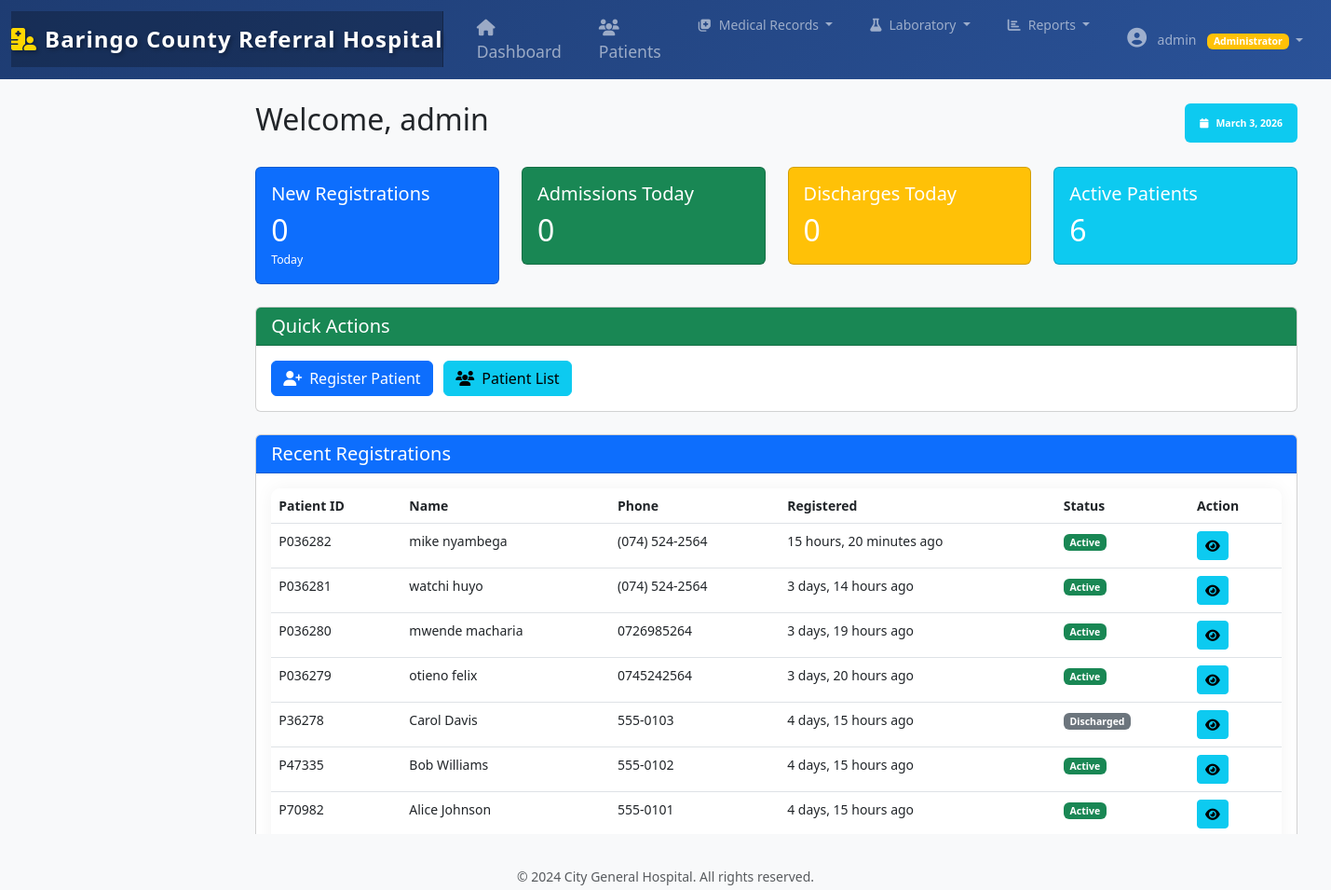
The page /dashboard/reception/ (signed in) on the database its author committed.
### hospital_records/apps/accounts/models.py (models this page shows, shortened)
class UserProfile(models.Model):
    USER_TYPES = (
        ('admin', 'Administrator'),
        ('doctor', 'Doctor'),
        ('nurse', 'Nurse'),
        ('receptionist', 'Receptionist'),
        ('lab_tech', 'Lab Technician'),
    )
    user = models.OneToOneField(User, on_delete=models.CASCADE, related_name='profile')
    user_type = models.CharField(max_length=20, choices=USER_TYPES, default='doctor')
    employee_id = models.CharField(max_length=20, unique=True)
    department = models.CharField(max_length=100)
    phone_number = models.CharField(max_length=15)
    address = models.TextField()
    profile_picture = models.ImageField(upload_to='profiles/', null=True, blank=True)
    date_joined = models.DateTimeField(auto_now_add=True)

### hospital_records/apps/patients/models.py (models this page shows, shortened)
class Patient(models.Model):
    GENDER_CHOICES = (
        ('M', 'Male'),
        ('F', 'Female'),
        ('O', 'Other'),
    )
    BLOOD_GROUP_CHOICES = (
        ('A+', 'A+'),
        ('A-', 'A-'),
        ('B+', 'B+'),
        ('B-', 'B-'),
        ('AB+', 'AB+'),
        ('AB-', 'AB-'),
        ('O+', 'O+'),
        ('O-', 'O-'),
    )
    MARITAL_STATUS = (
        ('single', 'Single'),
        ('married', 'Married'),
        ('divorced', 'Divorced'),
        ('widowed', 'Widowed'),
    )
    phone_regex = RegexValidator(
    regex=r'^[\d\+\-\(\)\s]+$',  # Allows digits, +, -, (), and spaces
    message="Enter a valid phone number (digits, +, -, parentheses, and spaces allowed)."
)
    patient_id = models.CharField(
        max_length=20,
        unique=True,
        editable=False,
        help_text="Auto-generated patient ID"
    )
    first_name = models.CharField(max_length=100, verbose_name="First Name")
    last_name = models.CharField(max_length=100, verbose_name="Last Name")
    date_of_birth = models.DateField(
        verbose_name="Date of Birth",
        help_text="Format: YYYY-MM-DD"
    )
    gender = models.CharField(
        max_length=1,
        choices=GENDER_CHOICES,
        verbose_name="Gender"
    )
    blood_group = models.CharField(
        max_length=3,
        choices=BLOOD_GROUP_CHOICES,
        verbose_name="Blood Group"
    )
    marital_status = models.CharField(
        max_length=10,
        choices=MARITAL_STATUS,
        default='single',
        verbose_name="Marital Status"
    )
    phone_number = models.CharField(
        max_length=15,
        validators=[phone_regex],
        verbose_name="Phone Number",
        help_text="Format: +1234567890"
    )
    email = models.EmailField(
        blank=True,
        null=True,
        validators=[EmailValidator()],
        verbose_name="Email Address"
    )
    address = models.TextField(verbose_name="Address")
    city = models.CharField(max_length=100, verbose_name="City")
    state = models.CharField(max_length=100, verbose_name="State")
    zip_code = models.CharField(
        max_length=10,
        verbose_name="ZIP Code"
    )
    emergency_contact_name = models.CharField(
        max_length=200,
        verbose_name="Emergency Contact Name"
    )
    emergency_contact_phone = models.CharField(
        max_length=15,
        validators=[phone_regex],
        verbose_name="Emergency Contact Phone"
    )
    emergency_contact_relation = models.CharField(
        max_length=50,
        verbose_name="Relation to Patient"
    )
    primary_physician = models.ForeignKey(
        User,
        on_delete=models.SET_NULL,
        null=True,
        related_name='patients',
        verbose_name="Primary Physician"
    )
    allergies = models.TextField(
        blank=True,
        verbose_name="Allergies",
        help_text="List any known allergies"
    )
    chronic_conditions = models.TextField(
        blank=True,
        verbose_name="Chronic Conditions",
        help_text="List any chronic medical conditions"
    )
    current_medications = models.TextField(
        blank=True,
        verbose_name="Current Medications",
        help_text="List current medications and dosages"
    )
    insurance_provider = models.CharField(
        max_length=200,
        blank=True,
        verbose_name="Insurance Provider"
    )
    insurance_policy_number = models.CharField(
        max_length=50,
        blank=True,
        verbose_name="Policy Number"
    )
    insurance_group_number = models.CharField(
        max_length=50,
        blank=True,
        verbose_name="Group Number"
    )
    STATUS_CHOICES = (
        ('active', 'Active'),
        ('discharged', 'Discharged'),
        ('transferred', 'Transferred'),
        ('deceased', 'Deceased'),
    )
    status = models.CharField(
        max_length=20,
        choices=STATUS_CHOICES,
        default='active',
        verbose_name="Patient Status"
    )
    registration_date = models.DateTimeField(
        auto_now_add=True,
        verbose_name="Registration Date"
    )
    last_visit = models.DateField(
        null=True,
        blank=True,
        verbose_name="Last Visit Date"
    )
    updated_at = models.DateTimeField(
        auto_now=True,
        verbose_name="Last Updated"
    )
    registered_by = models.ForeignKey(
        User,
        on_delete=models.SET_NULL,
        null=True,
        related_name='registered_patients',
        verbose_name="Registered By"
    )
    class Meta:
        ordering = ['-registration_date']
        verbose_name = "Patient"
        verbose_name_plural = "Patients"
        indexes = [
            models.Index(fields=['patient_id']),
            models.Index(fields=['last_name', 'first_name']),
        ]
    def get_full_name(self):
        return f"{self.first_name} {self.last_name}"

### hospital_records/apps/patients/views_dashboards.py (the view)
# urls.py: path('dashboard/reception/', views_dashboards.reception_dashboard, name='reception_dashboard'),
@login_required
@receptionist_required
def reception_dashboard(request):
    today = timezone.now().date()
    new_registrations = Patient.objects.filter(
        registration_date__date=today
    ).count()
    today_admissions = Admission.objects.filter(
        admission_date__date=today
    ).count()
    today_discharges = Patient.objects.filter(
        status='discharged',
        admissions__discharge_date__date=today
    ).count()
    active_patients = Patient.objects.filter(status='active').count()
    department_admissions = Admission.objects.filter(
        is_active=True
    ).values('department').annotate(
        count=Count('id')
    ).order_by('-count')
    recent_registrations = Patient.objects.order_by('-registration_date')[:10]
    insurance_pending = Patient.objects.filter(
        insurance_provider='',
        status='active'
    ).count()
    context = {
        'new_registrations': new_registrations,
        'today_admissions': today_admissions,
        'today_discharges': today_discharges,
        'active_patients': active_patients,
        'department_admissions': department_admissions,
        'recent_registrations': recent_registrations,
        'insurance_pending': insurance_pending,
    }
    return render(request, 'patients/reception_dashboard.html', context)

### templates/patients/reception_dashboard.html (shortened to what this page needs)
{% extends 'base.html' %}
{% block content %}
<div class="container-fluid py-4">
    <div class="d-flex justify-content-between align-items-center mb-4">
        <h2>Welcome, {{ user.get_full_name|default:user.username }}</h2>
        <div>
            <span class="badge bg-info p-3">
                <i class="fas fa-calendar me-2"></i>{% now "F j, Y" %}
            </span>
        </div>
    </div>
    <div class="row mb-4">
        <div class="col-md-3">
            <div class="card bg-primary text-white">
                <div class="card-body">
                    <h5 class="card-title">New Registrations</h5>
                    <h2 class="mb-0">{{ new_registrations|default:"0" }}</h2>
                    <small>Today</small>
                </div>
            </div>
        </div>
        <div class="col-md-3">
            <div class="card bg-success text-white">
                <div class="card-body">
                    <h5 class="card-title">Admissions Today</h5>
                    <h2 class="mb-0">{{ today_admissions|default:"0" }}</h2>
                </div>
            </div>
        </div>
        <div class="col-md-3">
            <div class="card bg-warning text-white">
                <div class="card-body">
                    <h5 class="card-title">Discharges Today</h5>
                    <h2 class="mb-0">{{ today_discharges|default:"0" }}</h2>
                </div>
            </div>
        </div>
        <div class="col-md-3">
            <div class="card bg-info text-white">
                <div class="card-body">
                    <h5 class="card-title">Active Patients</h5>
                    <h2 class="mb-0">{{ active_patients|default:"0" }}</h2>
                </div>
            </div>
        </div>
    </div>
    <div class="row mb-4">
        <div class="col-12">
            <div class="card">
                <div class="card-header bg-success text-white">
                    <h5 class="mb-0">Quick Actions</h5>
                </div>
                <div class="card-body">
                    <a href="{% url 'patients:patient_add' %}" class="btn btn-primary me-2">
                        <i class="fas fa-user-plus me-2"></i>Register Patient
                    </a>
                    <a href="{% url 'patients:patient_list' %}" class="btn btn-info me-2">
                        <i class="fas fa-users me-2"></i>Patient List
                    </a>
                </div>
            </div>
        </div>
    </div>
    <div class="row">
        <div class="col-12">
            <div class="card">
                <div class="card-header bg-primary text-white">
                    <h5 class="mb-0">Recent Registrations</h5>
                </div>
                <div class="card-body">
                    <div class="table-responsive">
                        <table class="table table-hover">
                            <thead>
                                <tr>
                                    <th>Patient ID</th>
                                    <th>Name</th>
                                    <th>Phone</th>
                                    <th>Registered</th>
                                    <th>Status</th>
                                    <th>Action</th>
                                </tr>
                            </thead>
                            <tbody>
                                {% for patient in recent_registrations %}
                                <tr>
                                    <td>{{ patient.patient_id }}</td>
                                    <td>{{ patient.get_full_name }}</td>
                                    <td>{{ patient.phone_number }}</td>
                                    <td>{{ patient.registration_date|timesince }} ago</td>
                                    <td>
                                        <span class="badge {% if patient.status == 'active' %}bg-success{% else %}bg-secondary{% endif %}">
                                            {{ patient.get_status_display }}
                                        </span>
                                    </td>
                                    <td>
                                        <a href="{% url 'patients:patient_detail' patient.pk %}" class="btn btn-sm btn-info">
                                            <i class="fas fa-eye"></i>
                                        </a>
                                    </td>
                                </tr>
                                {% empty %}
                                <tr>
                                    <td colspan="6" class="text-center">No recent registrations</td>
                                </tr>
                                {% endfor %}
                            </tbody>
                        </table>
                    </div>
                </div>
            </div>
        </div>
    </div>
</div>
{% endblock %}

### templates/includes/navbar.html (shortened to what this page needs)
<nav class="navbar navbar-expand-lg navbar-dark" style="background: linear-gradient(135deg, #1e3c72 0%, #2a5298 100%);">
    <div class="container-fluid">
        <a class="navbar-brand fw-bold fs-4" href="{% url 'patients:dashboard' %}">
            <i class="fas fa-hospital-user me-2" style="color: #ffd700;"></i>Baringo County Referral Hospital
        </a>
        <div class="collapse navbar-collapse" id="navbarNav">
            <ul class="navbar-nav me-auto">
                {% if user.is_authenticated %}
                    {% with user_type=user.profile.user_type %}
                    <li class="nav-item mx-1">
                        <a class="nav-link px-3 rounded-3 {% if request.resolver_match.url_name == 'dashboard' %}active bg-white bg-opacity-25{% endif %}"
                           href="{% url 'patients:dashboard' %}"
                           style="font-size: 1.1rem; font-weight: 500;">
                            <i class="fas fa-home me-2"></i>Dashboard
                        </a>
                    </li>
                    {% if user_type != 'lab_tech' %}
                    <li class="nav-item mx-1">
                        <a class="nav-link px-3 rounded-3 {% if request.resolver_match.url_name == 'patient_list' %}active bg-white bg-opacity-25{% endif %}"
                           href="{% url 'patients:patient_list' %}"
                           style="font-size: 1.1rem; font-weight: 500;">
                            <i class="fas fa-users me-2"></i>Patients
                        </a>
                    </li>
                    {% endif %}
                    {% if user_type in 'doctor,nurse,admin' %}
                    <li class="nav-item dropdown mx-1">
                        <a class="nav-link dropdown-toggle px-3 rounded-3" href="#" id="recordsDropdown" role="button" data-bs-toggle="dropdown">
                            <i class="fas fa-notes-medical me-2"></i>Medical Records
                        </a>
                    </li>
                    {% endif %}
                    {% if user_type in 'doctor,lab_tech,admin' %}
                    <li class="nav-item dropdown mx-1">
                        <a class="nav-link dropdown-toggle px-3 rounded-3" href="#" id="labDropdown" role="button" data-bs-toggle="dropdown">
                            <i class="fas fa-flask me-2"></i>Laboratory
                        </a>
                    </li>
                    {% endif %}
                    {% if user_type in 'doctor,admin,receptionist' %}
                    <li class="nav-item dropdown mx-1">
                        <a class="nav-link dropdown-toggle px-3 rounded-3" href="#" id="reportsDropdown" role="button" data-bs-toggle="dropdown">
                            <i class="fas fa-chart-bar me-2"></i>Reports
                        </a>
                    </li>
                    {% endif %}
                    {% endwith %}
                {% endif %}
            </ul>
            <ul class="navbar-nav">
                {% if user.is_authenticated %}
                <li class="nav-item dropdown mx-1">
                    <a class="nav-link dropdown-toggle px-3 rounded-3" href="#" id="userDropdown" role="button" data-bs-toggle="dropdown">
                        <i class="fas fa-user-circle me-2" style="font-size: 1.3rem;"></i>
                        {{ user.get_full_name|default:user.username }}
                        <span class="badge bg-warning ms-2">{{ user.profile.get_user_type_display }}</span>
                    </a>
                </li>
                {% else %}
                <li class="nav-item">
                    <a class="nav-link px-4 rounded-3" href="{% url 'accounts:login' %}">
                        <i class="fas fa-sign-in-alt me-2"></i>Login
                    </a>
                </li>
                {% endif %}
            </ul>
        </div>
    </div>
</nav>

### hospital_records/static/css/style.css (style rules this page uses)
body { font-size: .875rem; background-color: #f8f9fa; }
.navbar-brand { padding-top: .75rem; padding-bottom: .75rem; font-size: 1rem; background-color: rgba(0, 0, 0, .25); box-shadow: inset -1px 0 0 rgba(0, 0, 0, .25); }
.table-responsive { border-radius: 10px; box-shadow: 0 0 20px rgba(0,0,0,0.05); }

### templates/includes/navbar.html (style rules this page uses)
.navbar .nav-link { transition: all 0.3s ease; }
.navbar-brand { letter-spacing: 1px; text-shadow: 2px 2px 4px rgba(0,0,0,0.3); }

### rows shown on the page
Patient: patient_id "P036282", get_full_name "mike nyambega", phone_number "(074) 524-2564", registration_date "15 hours, 20 minutes", status "Active"
Patient: patient_id "P036281", get_full_name "watchi huyo", phone_number "(074) 524-2564", registration_date "3 days, 14 hours", status "Active"
Patient: patient_id "P036280", get_full_name "mwende macharia", phone_number "0726985264", registration_date "3 days, 19 hours", status "Active"
Patient: patient_id "P036279", get_full_name "otieno felix", phone_number "0745242564", registration_date "3 days, 20 hours", status "Active"
Patient: patient_id "P36278", get_full_name "Carol Davis", phone_number "555-0103", registration_date "4 days, 15 hours", status "Discharged"
Patient: patient_id "P47335", get_full_name "Bob Williams", phone_number "555-0102", registration_date "4 days, 15 hours", status "Active"
Patient: patient_id "P70982", get_full_name "Alice Johnson", phone_number "555-0101", registration_date "4 days, 15 hours", status "Active"

### other values the page prints
{{ user.get_full_name|default:user.username }} "admin"
{{ user.profile.get_user_type_display }} "Administrator"
{{ new_registrations|default:"0" }} "0"
{{ today_admissions|default:"0" }} "0"
{{ today_discharges|default:"0" }} "0"
{{ active_patients|default:"0" }} "6"
